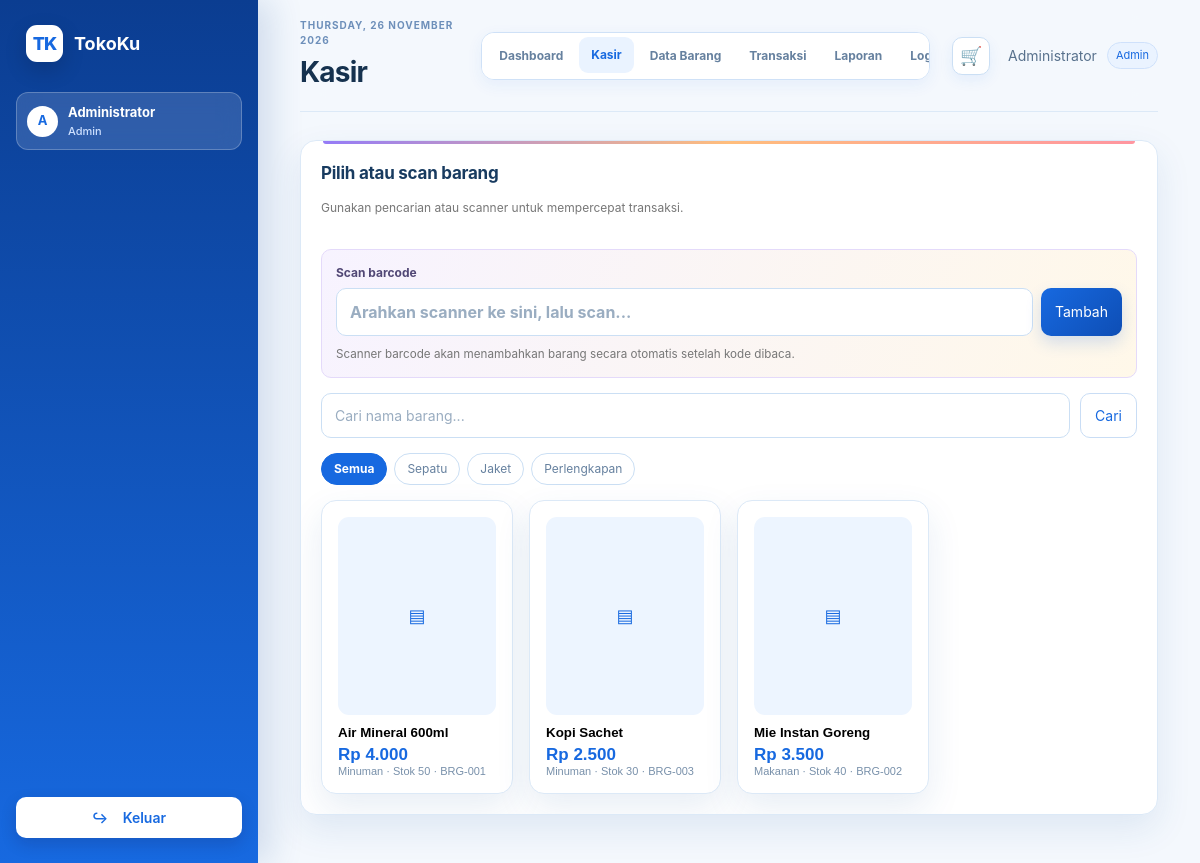
/kasir.php (signed in), run on the app's committed database.
### tables this page shows
CREATE TABLE IF NOT EXISTS barang (
  id INT UNSIGNED AUTO_INCREMENT PRIMARY KEY,
  kode_barang VARCHAR(40) NOT NULL UNIQUE,
  nama_barang VARCHAR(150) NOT NULL,
  kategori VARCHAR(80) NULL,
  harga DECIMAL(14,2) NOT NULL DEFAULT 0,
  stok INT NOT NULL DEFAULT 0,
  satuan VARCHAR(20) NOT NULL DEFAULT 'pcs',
  created_at TIMESTAMP NOT NULL DEFAULT CURRENT_TIMESTAMP,
  updated_at TIMESTAMP NOT NULL DEFAULT CURRENT_TIMESTAMP ON UPDATE CURRENT_TIMESTAMP
);

### config/config.php (called while the page is built, shortened)
<?php
function url(string $path = ''): string
{
    $base = rtrim(dirname($_SERVER['SCRIPT_NAME'] ?? ''), '/\\');
    return $base . '/' . ltrim($path, '/');
}
function e(mixed $value): string
{
    return htmlspecialchars((string) $value, ENT_QUOTES, 'UTF-8');
}
function money(mixed $value): string
{
    return CURRENCY . ' ' . number_format((float) $value, 0, ',', '.');
}

### includes/auth.php (called while the page is built, shortened)
<?php
function current_user(): ?array
{
    return $_SESSION['user'] ?? null;
}
function is_admin(): bool
{
    return (current_user()['role'] ?? '') === 'admin';
}
function is_customer(): bool
{
    return (current_user()['role'] ?? '') === 'pelanggan';
}

### kasir.php (the view, shortened to what this page needs)
<?php
require_once __DIR__ . '/includes/auth.php';
$pdo = db();
$pageTitle = is_customer() ? 'Belanja Produk' : 'Kasir';
$activePage = 'kasir';
$products = $pdo->query('SELECT * FROM barang WHERE aktif = 1 AND stok > 0 ORDER BY nama_barang')->fetchAll();
$categoryOptions = ['' => 'Semua', 'Sepatu' => 'Sepatu', 'Jaket' => 'Jaket', 'Perlengkapan' => 'Perlengkapan'];
$selectedCategory = trim($_GET['kategori'] ?? '');
include __DIR__ . '/includes/header.php';
?>
<section class="card">
    <div class="section-head"><div><h2><?= is_customer() ? 'Pilih produk untuk dibeli' : 'Pilih atau scan barang' ?></h2><p class="muted small"><?= is_customer() ? 'Tambahkan produk ke keranjang, lalu lanjutkan pembayaran.' : 'Gunakan pencarian atau scanner untuk mempercepat transaksi.' ?></p></div></div>
    <?php if (!is_customer()): ?><form class="barcode-scan-row" method="post" autocomplete="off">
        <label for="barcode-input">Scan barcode</label>
        <div class="barcode-scan-controls">
            <input id="barcode-input" class="input" name="barcode" placeholder="Arahkan scanner ke sini, lalu scan..." autofocus>
            <button class="btn btn-primary" type="submit">Tambah</button>
        </div>
        <small class="muted">Scanner barcode akan menambahkan barang secara otomatis setelah kode dibaca.</small>
    </form><?php endif; ?>
    <form class="search-row" method="get"><input class="input" name="q" placeholder="Cari nama barang..." value="<?= e($_GET['q'] ?? '') ?>"><button class="btn btn-light">Cari</button></form>
    <div class="category-tabs"><?php foreach ($categoryOptions as $categoryValue => $categoryLabel): ?><a class="category-tab <?= $selectedCategory === $categoryValue ? 'active' : '' ?>" href="<?= e(url('kasir.php' . ($categoryValue !== '' ? '?kategori=' . rawurlencode($categoryValue) : ''))) ?>"><?= e($categoryLabel) ?></a><?php endforeach; ?></div>
    <div class="product-grid">
    <?php  foreach ($products as $product): ?><form method="post"><button class="product-card" type="submit" style="width:100%;text-align:left"><?php if (!empty($product['foto'])): ?><img class="product-card-image" src="<?= e(url('assets/uploads/barang/' . $product['foto'])) ?>" alt="<?= e($product['nama_barang']) ?>"><?php else: ?><span class="product-card-image placeholder">▤</span><?php endif; ?><strong><?= e($product['nama_barang']) ?></strong><div class="price"><?= money($product['harga']) ?></div><div class="stock"><?= e($product['kategori'] ?: 'Tanpa kategori') ?> · Stok <?= e($product['stok']) ?> · <?= e($product['kode_barang']) ?></div></button></form><?php endforeach; ?></div>
</section>
<?php include __DIR__ . '/includes/footer.php'; ?>

### includes/header.php (shortened to what this page needs)
<?php
require_once __DIR__ . '/auth.php';
$pageTitle = $pageTitle ?? APP_NAME;
$user = current_user();
$customerMode = is_customer();
?><!doctype html>
<html lang="id">
<head>
    <link rel="stylesheet" href="<?= e(url('assets/style.css')) ?>">
    <link rel="stylesheet" href="<?= e(url('assets/theme.css?v=' . filemtime(__DIR__ . '/../assets/theme.css'))) ?>">
</head>
<body class="role-<?= e($user['role']) ?>">
<div class="app-shell">
    <aside class="sidebar">
        <a class="brand" href="<?= e(url($customerMode ? 'kasir.php' : 'dashboard.php')) ?>"><span class="brand-mark">TK</span><span><strong>TokoKu</strong></span></a>
        <div class="user-chip"><div class="avatar"><?= e(strtoupper(substr($user['nama'], 0, 1))) ?></div><div><strong><?= e($user['nama']) ?></strong><small><?= e(ucfirst($user['role'])) ?></small></div></div>
        <a class="logout-link" href="<?= e(url('logout.php')) ?>"><span>↪</span> Keluar</a>
    </aside>
    <main class="main-content">
        <header class="topbar">
            <div>
                <p class="eyebrow"><?= e(date('l, d F Y')) ?></p>
                <h1><?= e($pageTitle) ?></h1>
            </div>
            <nav class="top-navigation" aria-label="Navigasi utama">
                <?php if ($customerMode): ?>
                    <a class="top-nav-link <?= $activePage === 'kasir' ? 'active' : '' ?>" href="<?= e(url('kasir.php')) ?>"><span>Belanja</span></a>
                    <a class="top-nav-link <?= $activePage === 'riwayat' ? 'active' : '' ?>" href="<?= e(url('riwayat.php')) ?>"><span>Riwayat</span></a>
                <?php else: ?>
                    <a class="top-nav-link <?= $activePage === 'dashboard' ? 'active' : '' ?>" href="<?= e(url('dashboard.php')) ?>"><span>Dashboard</span></a>
                    <a class="top-nav-link <?= $activePage === 'kasir' ? 'active' : '' ?>" href="<?= e(url('kasir.php')) ?>"><span>Kasir</span></a>
                    <a class="top-nav-link <?= $activePage === 'barang' ? 'active' : '' ?>" href="<?= e(url('barang.php')) ?>"><span>Data Barang</span></a>
                    <a class="top-nav-link <?= $activePage === 'transaksi' ? 'active' : '' ?>" href="<?= e(url('transaksi.php')) ?>"><span>Transaksi</span></a>
                    <?php if (is_admin()): ?><a class="top-nav-link <?= $activePage === 'laporan' ? 'active' : '' ?>" href="<?= e(url('laporan.php')) ?>"><span>Laporan</span></a><a class="top-nav-link <?= $activePage === 'log' ? 'active' : '' ?>" href="<?= e(url('log.php')) ?>"><span>Log Aktivitas</span></a><?php endif; ?>
                <?php endif; ?>
            </nav>
            <div class="topbar-actions">
                <details class="cart-menu">
                    <summary class="cart-trigger" title="Lihat keranjang">
                        <span class="cart-icon">🛒</span>
                    </summary>
                </details>
                <div class="topbar-user">
                    <?= e($user['nama']) ?>
                    <span class="role-pill <?= e($user['role']) ?>"><?= e(ucfirst($user['role'])) ?></span>
                </div>
            </div>
        </header>

### includes/footer.php (shortened to what this page needs)
    </main>
</div>
</body>
</html>

### data on the page
barang: nama_barang "Air Mineral 600ml", harga "Rp 4.000", kategori "Minuman", stok "50", kode_barang "BRG-001"
barang: nama_barang "Kopi Sachet", harga "Rp 2.500", kategori "Minuman", stok "30", kode_barang "BRG-003"
barang: nama_barang "Mie Instan Goreng", harga "Rp 3.500", kategori "Makanan", stok "40", kode_barang "BRG-002"

### other printed values
substr($user['nama'], 0, 1) "A"
$user['nama'] "Administrator"
$user['role'] "Admin"
$pageTitle "Kasir"
$categoryLabel "Semua"
$categoryLabel "Sepatu"
$categoryLabel "Jaket"
$categoryLabel "Perlengkapan"
